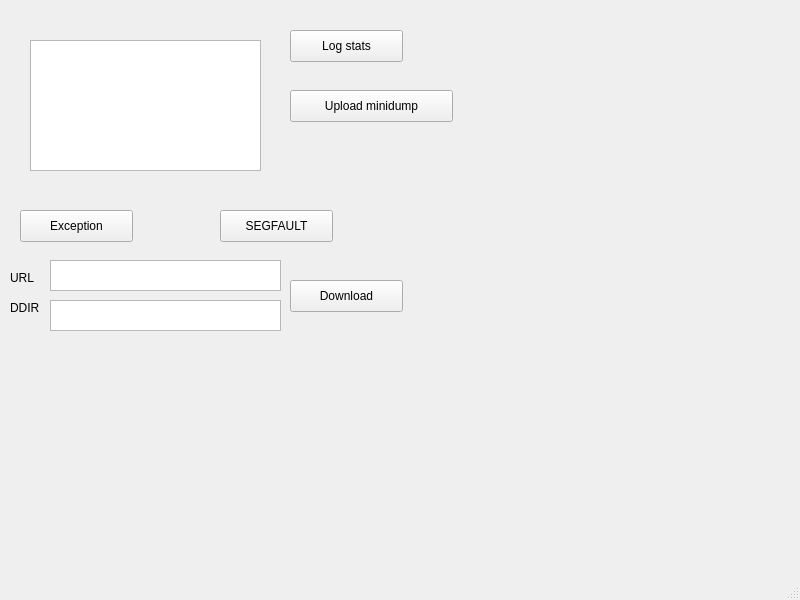
<?xml version="1.0" encoding="UTF-8"?>
<ui version="4.0">
 <class>CrashingWidget</class>
 <widget class="QMainWindow" name="CrashingWidget">
  <property name="geometry">
   <rect>
    <x>0</x>
    <y>0</y>
    <width>800</width>
    <height>600</height>
   </rect>
  </property>
  <property name="windowTitle">
   <string>MainWindow</string>
  </property>
  <widget class="QWidget" name="centralwidget">
   <widget class="QTextEdit" name="textEdit">
    <property name="geometry">
     <rect>
      <x>30</x>
      <y>40</y>
      <width>231</width>
      <height>131</height>
     </rect>
    </property>
   </widget>
   <widget class="QPushButton" name="statsButton">
    <property name="geometry">
     <rect>
      <x>290</x>
      <y>30</y>
      <width>113</width>
      <height>32</height>
     </rect>
    </property>
    <property name="text">
     <string>Log stats</string>
    </property>
   </widget>
   <widget class="QPushButton" name="uploadButton">
    <property name="geometry">
      <rect>
        <x>290</x>
        <y>90</y>
        <width>163</width>
        <height>32</height>
      </rect>
    </property>
    <property name="text">
      <string>Upload minidump</string>
    </property>
   </widget>
   <widget class="QPushButton" name="exceptionButton">
    <property name="geometry">
     <rect>
      <x>20</x>
      <y>210</y>
      <width>113</width>
      <height>32</height>
     </rect>
    </property>
    <property name="text">
     <string>Exception</string>
    </property>
   </widget>
   <widget class="QPushButton" name="segfaultButton">
    <property name="geometry">
     <rect>
      <x>220</x>
      <y>210</y>
      <width>113</width>
      <height>32</height>
     </rect>
    </property>
    <property name="text">
     <string>SEGFAULT</string>
    </property>
   </widget>
   <widget class="QLabel" name="label">
    <property name="geometry">
     <rect>
      <x>10</x>
      <y>270</y>
      <width>41</width>
      <height>16</height>
     </rect>
    </property>
    <property name="text">
     <string>URL</string>
    </property>
   </widget>
   <widget class="QLabel" name="label_2">
    <property name="geometry">
     <rect>
      <x>10</x>
      <y>300</y>
      <width>31</width>
      <height>16</height>
     </rect>
    </property>
    <property name="text">
     <string>DDIR</string>
    </property>
   </widget>
   <widget class="QPushButton" name="downloadButton">
    <property name="geometry">
     <rect>
      <x>290</x>
      <y>280</y>
      <width>113</width>
      <height>32</height>
     </rect>
    </property>
    <property name="text">
     <string>Download</string>
    </property>
   </widget>
   <widget class="QTextEdit" name="url">
    <property name="geometry">
     <rect>
      <x>50</x>
      <y>260</y>
      <width>231</width>
      <height>31</height>
     </rect>
    </property>
   </widget>
   <widget class="QTextEdit" name="downloadDirectory">
    <property name="geometry">
     <rect>
      <x>50</x>
      <y>300</y>
      <width>231</width>
      <height>31</height>
     </rect>
    </property>
   </widget>
  </widget>
  <widget class="QMenuBar" name="menubar">
   <property name="geometry">
    <rect>
     <x>0</x>
     <y>0</y>
     <width>800</width>
     <height>22</height>
    </rect>
   </property>
  </widget>
  <widget class="QStatusBar" name="statusbar"/>
 </widget>
 <resources/>
 <connections/>
</ui>
